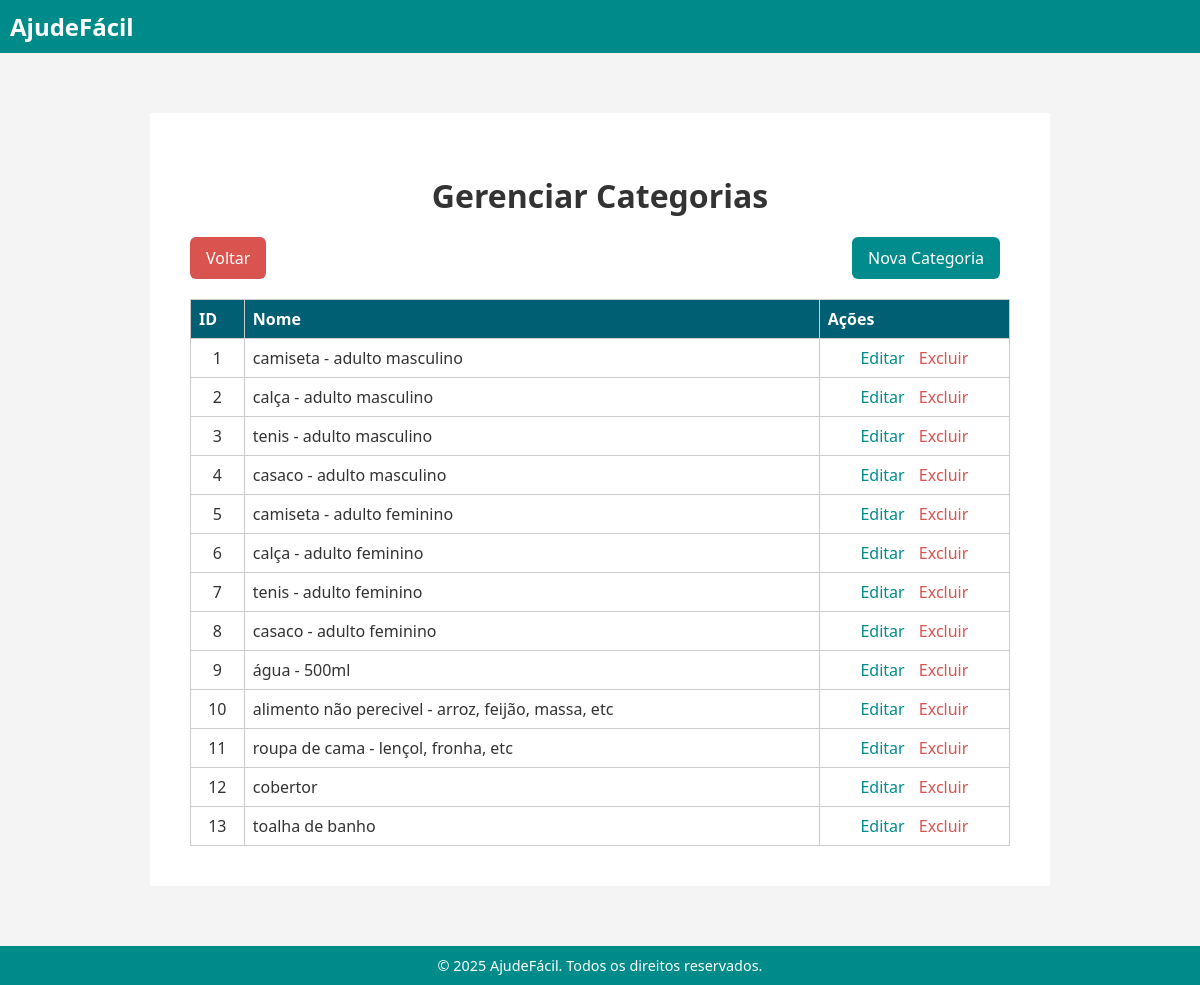
The app's page /painel_admin/categorias/ (signed in) with its own data.
### doacoes/models.py (models this page shows, shortened)
class Categoria(models.Model):
    nome = models.CharField("Nome da categoria", max_length=100, unique=True)
    class Meta:
        verbose_name = "Categoria"
        verbose_name_plural = "Categorias"

### doacoes/views.py (the view)
# urls.py: path('painel_admin/categorias/', views.admin_gerenciar_categorias, name='admin_gerenciar_categorias'),
@login_required
@user_passes_test(is_admin)
def admin_gerenciar_categorias(request):
    categorias = Categoria.objects.all()
    return render(request, 'doacoes/admin/gerenciar_categorias.html', {'categorias': categorias})

### doacoes/views.py (called while the page is built)
def is_admin(user):
    return user.is_authenticated and hasattr(user, 'perfil') and user.perfil.tipo == 'administrador'

### doacoes/templates/doacoes/admin/gerenciar_categorias.html
{% extends "base.html" %}
{% block content %}
<main class="container" style="max-width: 900px; margin: 40px auto;">
  <h1 style="text-align: center; margin-bottom: 20px;">Gerenciar Categorias</h1>
  <div style="display: flex; justify-content: space-between; margin-bottom: 20px;">
    <a href="{% url 'admin_dashboard' %}" class="botao" style="background-color: #d9534f; color: white;">Voltar</a>
    <a href="{% url 'admin_criar_categoria' %}" class="botao" style="background-color: #008c8c; color: white;">Nova Categoria</a>
  </div>
  <table style="width: 100%; border-collapse: collapse;">
    <thead>
      <tr style="background-color: #005f73; color: white;">
        <th style="padding: 8px;">ID</th>
        <th style="padding: 8px;">Nome</th>
        <th style="padding: 8px;">Ações</th>
      </tr>
    </thead>
    <tbody>
      {% for categoria in categorias %}
      <tr style="border-bottom: 1px solid #ddd;">
        <td style="padding: 8px; text-align: center;">{{ categoria.id }}</td>
        <td style="padding: 8px;">{{ categoria.nome }}</td>
        <td style="padding: 8px; text-align: center;">
          <a href="{% url 'admin_editar_categoria' categoria.id %}" style="margin-right: 10px; color: #008c8c;">Editar</a>
          <a href="{% url 'admin_excluir_categoria' categoria.id %}" style="color: #d9534f;" onclick="return confirm('Confirma exclusão?');">Excluir</a>
        </td>
      </tr>
      {% empty %}
      <tr>
        <td colspan="3" style="padding: 12px; text-align: center;">Nenhuma categoria cadastrada.</td>
      </tr>
      {% endfor %}
    </tbody>
  </table>
</main>
{% endblock %}

### doacoes/static/css/estilo.css (style rules this page uses)
body { font-family: 'Segoe UI', Tahoma, Geneva, Verdana, sans-serif; background-color: #f4f4f4; color: #333; margin: 0; padding: 0; height: 100vh; display: flex; flex-direction: column; }
.container { max-width: 800px; margin: auto; background: #fff; padding: 30px; border-radius: 12px; box-shadow: 0 2px 10px rgba(0, 0, 0, 0.1); }
a { color: #0a9396; text-decoration: none; }
table { width: 100%; border-collapse: collapse; margin-top: 20px; }
table, th, td { border: 1px solid #ccc; }
th, td { padding: 12px; text-align: left; }
main.container { flex: 1; padding: 40px; width: 100%; max-width: 100%; box-sizing: border-box; background: #fff; }
.botao { display: inline-block; padding: 10px 16px; background-color: #0a9396; color: white; text-decoration: none; border-radius: 6px; margin-right: 10px; }
.container { width: 100%; margin: 0; padding: 30px; background: #fff; border-radius: 0; box-shadow: none; }

### records on screen
Categoria: id "1", nome "camiseta - adulto masculino"
Categoria: id "2", nome "calça - adulto masculino"
Categoria: id "3", nome "tenis - adulto masculino"
Categoria: id "4", nome "casaco - adulto masculino"
Categoria: id "5", nome "camiseta - adulto feminino"
Categoria: id "6", nome "calça - adulto feminino"
Categoria: id "7", nome "tenis - adulto feminino"
Categoria: id "8", nome "casaco - adulto feminino"
Categoria: id "9", nome "água - 500ml"
Categoria: id "10", nome "alimento não perecivel - arroz, feijão, massa, etc"
Categoria: id "11", nome "roupa de cama - lençol, fronha, etc"
Categoria: id "12", nome "cobertor"
Categoria: id "13", nome "toalha de banho"
